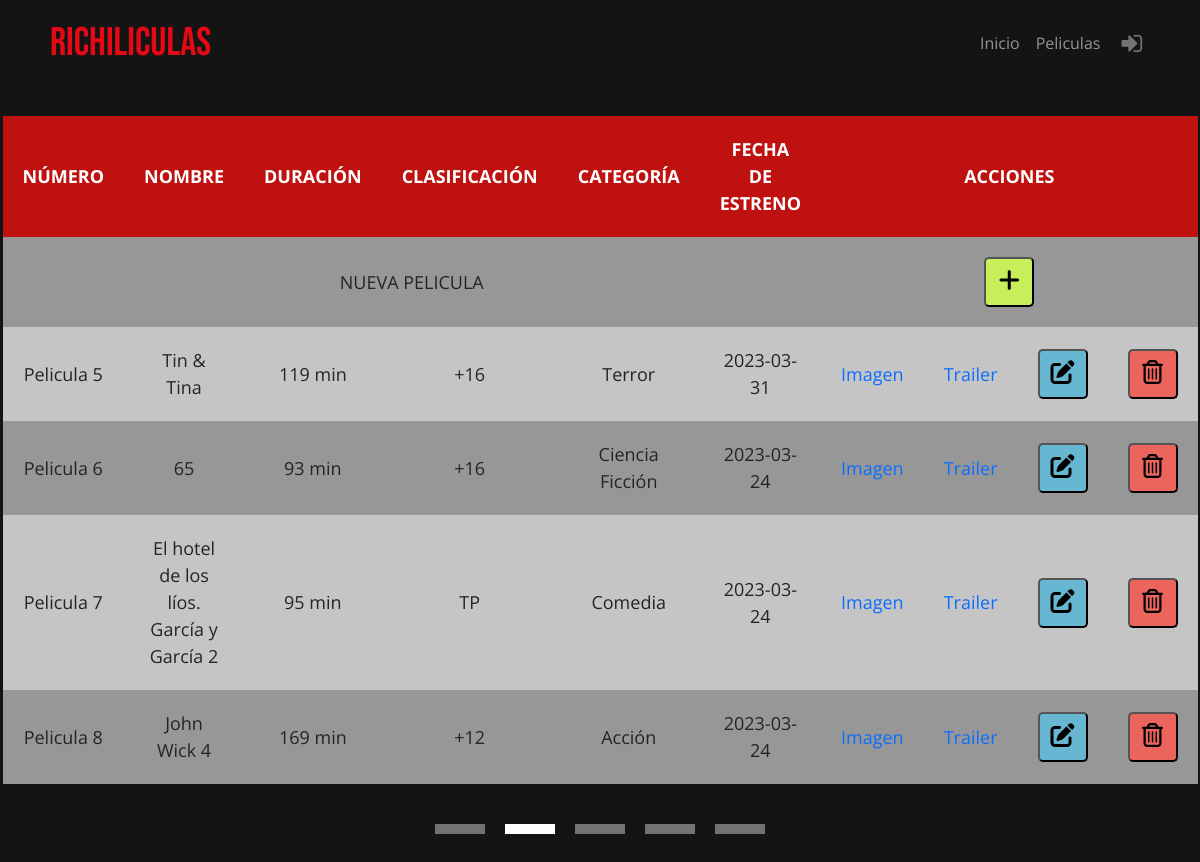
The page /controlador/admin/controlador_admin_peliculas.php?pagina_pelicula=2 on the database its author committed.
### tables this page shows
CREATE TABLE `pelicula` (
  `id_pelicula` smallint(6) NOT NULL,
  `nombre` varchar(200) NOT NULL,
  `imagen` varchar(200) DEFAULT NULL,
  `sinopsis` varchar(2000) DEFAULT NULL,
  `duracion` smallint(6) NOT NULL,
  `url` varchar(1000) DEFAULT NULL,
  `clasificacion` enum('TP','+7','+12','+16','+18') NOT NULL,
  `categoria` enum('Acción','Aventuras','Ciencia Ficción','Comedia','No-Ficción','Drama','Documental','Fantasía','Musical','Suspense','Terror','Thriller','Animación','Infantil') NOT NULL,
  `fecha_estreno` date DEFAULT NULL
);

### modelo/conexion.php (called while the page is built)
<?php
class Conexion
{
    private $servidor = "localhost";
    private $usuario = "root";
    private $clave = "";
    private $dbname = "cine";
    function conex()
    {
        try {
            return new PDO("mysql:host=$this->servidor;dbname=$this->dbname;charset=utf8", $this->usuario, $this->clave);
        } catch (PDOException $e) {
            return "Error" . $e->getMessage();
        }
    }
}
?>

### modelo/paginacion.php (called while the page is built, shortened)
<?php
include_once("conexion.php");
class Paginacion extends Conexion
{
    private $pagactual;
    private $resultadoporpag;
    private $indice;
    private $totalpag;
    private $conexion;
    private $tabla;
    function __construct($resultadoporpag, $tabla)
    {
        $this->tabla = $tabla;
        $this->conexion = parent::conex();
        $this->resultadoporpag = $resultadoporpag;
        $this->indice = 0;
        $this->pagactual = 1;
        $this->conexion = parent::conex();
        $this->calcularPag();
    }
    function calcularPag()
    {
        if ($this->tabla == 'pelicula' || $this->tabla == 'pelicula_admin') {
            $stmt = $this->conexion->prepare("SELECT COUNT(DISTINCT pelicula.id_pelicula) as total FROM pelicula;");
        } elseif ($this->tabla == 'sala') {
            $stmt = $this->conexion->prepare("SELECT COUNT(DISTINCT sala.id_sala) as total FROM sala;");
        }elseif ($this->tabla == 'usuario') {
            $stmt = $this->conexion->prepare("SELECT COUNT(DISTINCT usuario.id_usuario) as total FROM usuario;");
        }elseif ($this->tabla == 'entradas') {
            $stmt = $this->conexion->prepare("SELECT COUNT(DISTINCT reserva.id_reserva) as total FROM reserva;");
        }
        $stmt->execute();
        $this->numresultados = $stmt->fetch(PDO::FETCH_OBJ)->total;
        $this->totalpag = $this->numresultados / $this->resultadoporpag;
        if ($this->tabla == 'pelicula') {
            if (isset($_GET['pagina'])) {
                if (is_numeric($_GET['pagina'])) {
                    $this->pagactual = $_GET['pagina'];
                } else {
                    $this->pagactual = 1;
                }
                $this->indice = ($this->pagactual - 1) * ($this->resultadoporpag);
            }
        }  elseif ($this->tabla == 'pelicula_admin') {
            if (isset($_GET['pagina_pelicula'])) {
                if (is_numeric($_GET['pagina_pelicula'])) {
                    $this->pagactual = $_GET['pagina_pelicula'];
                } else {
                    $this->pagactual = 1;
                }
                $this->indice = ($this->pagactual - 1) * ($this->resultadoporpag);
            }
        }
    }
    function mostrar()
    {
        try {
            if ($this->tabla == 'pelicula' || $this->tabla == 'pelicula_admin') {
                $stmt = $this->conexion->prepare("SELECT DISTINCT id_pelicula, nombre,imagen,sinopsis,duracion, url, clasificacion,categoria, fecha_estreno FROM pelicula ORDER BY fecha_estreno DESC, id_pelicula ASC LIMIT $this->indice, $this->resultadoporpag;");
            } elseif ($this->tabla == 'sala') {
                $stmt = $this->conexion->prepare("SELECT DISTINCT id_sala,descripcion,capacidad,habilitada,luxury FROM sala ORDER BY id_sala LIMIT $this->indice, $this->resultadoporpag;");
            } elseif ($this->tabla == 'usuario') {
                $stmt = $this->conexion->prepare("SELECT DISTINCT id_usuario,nombre,apellido,correo,contrasena,rol FROM usuario ORDER BY id_usuario LIMIT $this->indice, $this->resultadoporpag;");
            }
            $stmt->execute();
            $registroarray = $stmt->fetchAll(PDO::FETCH_ASSOC);
            return $registroarray;
        } catch (PDOException $e) {
            echo "Error" . $e->getMessage();
        }
    }
    function numeritos()
    {
        $array = array();
        for ($i = 0; $i < $this->totalpag; $i++) {
            $array[] = $i + 1;
        }
        return $array;
    }
}

### vista/pelicula/pelicula_admin.php (the view, shortened to what this page needs)
<!DOCTYPE html>
<html lang="en">
<head>
    <link rel="stylesheet" href="vista/css/tablasAdmin.css">
    <link rel="stylesheet" href="vista/css/estilos.css">
    <link href="https://cdn.jsdelivr.net/npm/bootstrap@5.3.0-alpha1/dist/css/bootstrap.min.css" rel="stylesheet">
</head>
<body>
    <?php
    include "vista/menu.php";
    ?>
    <table id='table'>
        <thead>
            <th data-titulo='Número'>NÚMERO</th>
            <th data-titulo='Nombre'>NOMBRE</th>
            <th data-titulo='Duración'>DURACIÓN</th>
            <th data-titulo='Clasificación'>CLASIFICACIÓN</th>
            <th data-titulo='Categoria'>CATEGORÍA</th>
            <th data-titulo='Fecha de estreno'>FECHA DE ESTRENO</th>
            <th data-titulo='acciones' colspan="4">ACCIONES</th>
        </thead>
        <tr>
            <td colspan="6">NUEVA PELICULA</td>
            <td colspan="4">
                <form method="post" action="index.php">
                    <button class="insert" name="nueva_pelicula" title="Añadir"><i class='fas fa-plus' style='font-size:24px'></i></button>
                </form>
            </td>
        </tr>
        <?php
        foreach ($arraypeliculaspaginado_pelicula as $row) {
        ?>
            <tr>
                <td data-titulo='Número'><?php echo 'Pelicula ' . $row['id_pelicula'] ?></td>
                <td data-titulo='Nombre'><?php echo $row['nombre'] ?></td>
                <td data-titulo='Duración'><?php echo $row['duracion'] . ' min' ?></td>
                <td data-titulo='Clasificación'><?php echo $row['clasificacion'] ?></td>
                <td data-titulo='Categoria'><?php echo $row['categoria'] ?></td>
                <td data-titulo='Fecha de estreno'><?php echo $row['fecha_estreno'] ?></td>
                <td>
                    <?php if ($row['imagen'] != null) { ?>
                        <a href="vista/fotos/<?php echo $row['imagen'] ?>" target="_blank" style="text-decoration: none">Imagen</a>
                    <?php } else { ?>
                    <?php } ?>
                </td>
                <td>
                    <?php if ($row['url'] != null) { ?>
                        <a href="<?php echo 'https://www.youtube.com/embed/' . $row['url'] ?>" target="_blank" style="text-decoration: none">Trailer</a>
                    <?php } else { ?>
                    <?php } ?>
                </td>
                <td>
                    <form method="post" action="index.php">
                        <button class="edit" name="editar_pelicula" title="Editar"><i class='fas fa-edit' style='font-size:24px'></i></button>
                    </form>
                </td>
                <td>
                    <form method="post" action="index.php">
                        <button class="trash" name="borrar_peli" title="Borrar"><i class='far fa-trash-alt' style='font-size:24px'></i></button>
                    </form>
                </td>
            </tr>
        <?php
        }
        ?>
    </table>
    <div id='contain'>
        <div id='dentro' style="margin-top: 0px; margin-bottom:40px">
            <?php
            foreach ($num_pelicula as $a) {
                if (isset($_GET["pagina_pelicula"])) {
                    if ($_GET["pagina_pelicula"] == $a) {
            ?>
                        <a href='?pagina_pelicula=<?= ($a) ?>'>
                            <div id='colorea' class='dentro'></div>
                        </a>
                    <?php
                    } else {
                    ?>
                        <a href='?pagina_pelicula=<?= ($a) ?>'>
                            <div class='dentro'></div>
                        </a>
                    <?php
                    }
                }
            }
            ?>
        </div>
    </div>
</body>
</html>

### vista/css/tablasAdmin.css (style rules this page uses)
table { background-color: white; text-align: center; border-collapse: collapse; margin: 0 auto; font-size: 18px; width: 90%; margin-top: 30px; }
th, td { padding: 20px; }
th { background-color: #c01111; border-bottom: solid 5px #0F362D; color: white; }
tr:nth-child(even) { background-color: #c5c5c5; }
tr:nth-child(odd) { background-color: rgb(151, 151, 151); }
button.edit { background-color: #67b7d2; border-radius: 5px; width: 50px; height: 50px; }
button.trash { background-color: #ec655c; border-radius: 5px; width: 50px; height: 50px; }
button.insert { background-color: #c7ee5b; border-radius: 5px; width: 50px; height: 50px; }

### vista/css/estilos.css (style rules this page uses)
:root { --rojo: #E50914; --fondo: #141414; }
* { margin: 0; padding: 0; box-sizing: border-box; }
body { background: var(--fondo); font-family: 'Open Sans', sans-serif; }
#contain { margin-top: 40px; background-color: transparent; display: flex; justify-content: center; align-items: center; }
#dentro { background-color: transparent; position: relative; width: 50%; margin: 0; display: flex; justify-content: center; align-items: center; gap: 20px 20px; flex-wrap: wrap; }
#dentro a { text-decoration: none; }
.dentro { background-color: #737373; color: white; width: 50px; height:10px; display: flex; text-align: center; justify-content: center; align-items: center; }
#colorea { background-color: white; color: white; font-weight: bold; }

### rows shown on the page
pelicula: id_pelicula "5", nombre "Tin & Tina", duracion "119", clasificacion "+16", categoria "Terror", fecha_estreno "2023-03-31"
pelicula: id_pelicula "6", nombre "65", duracion "93", clasificacion "+16", categoria "Ciencia Ficción", fecha_estreno "2023-03-24"
pelicula: id_pelicula "7", nombre "El hotel de los líos. García y García 2", duracion "95", clasificacion "TP", categoria "Comedia", fecha_estreno "2023-03-24"
pelicula: id_pelicula "8", nombre "John Wick 4", duracion "169", clasificacion "+12", categoria "Acción", fecha_estreno "2023-03-24"
